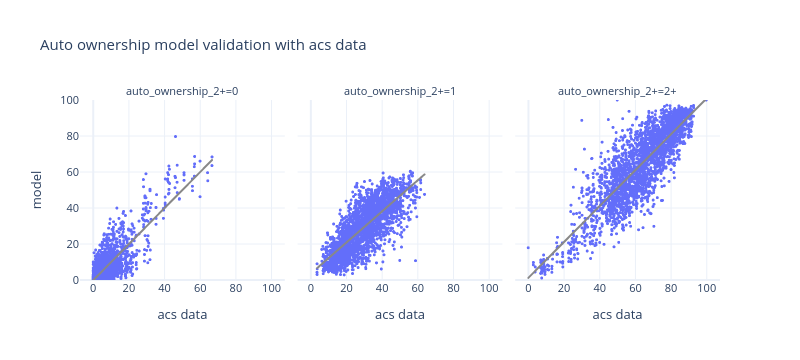

Notebook code cell kept with this figure:
### Markdown cell above
- scatterplot

### Code cell
df_plot = pd.pivot(bg_auto_ownership, index=['block_group_id','auto_ownership_2+'], columns='source', values='percentage').reset_index()



fig = px.scatter(df_plot, x="acs data", y="model", trendline="ols", trendline_color_override='rgb(136, 136, 136)',
                 template="plotly_white",
                 facet_col='auto_ownership_2+', height=400, width=1000,
                 title="Auto ownership model validation with acs data")
fig.update_xaxes(dtick=20)
fig.update_yaxes(dtick=20,range=[0, 100])
fig.update_traces(marker_size=3)
fig.update_layout(height=360, width=800, font=dict(size=11))
fig.show()

### Figure 1 — Plotly figure (JSON) as saved in the notebook; plotly's stock layout.template omitted (floating-point values rounded to 4 significant figures; data arrays with more than 128 entries replaced by an {"elided": "..."} marker saying what was removed)
{"data": [{"hovertemplate": "auto_ownership_2+=0<br>acs data=%{x}<br>model=%{y}<extra></extra>", "legendgroup": "", "marker": {"color": "#636efa", "size": 3, "symbol": "circle"}, "mode": "markers", "name": "", "showlegend": false, "type": "scattergl", "x": {"elided": "2641 float values"}, "xaxis": "x", "y": {"elided": "2641 float values"}, "yaxis": "y"}, {"hovertemplate": "<b>OLS trendline</b><br>model = 1.00097 * acs data + -0.132857<br>R<sup>2</sup>=0.696882<br><br>auto_ownership_2+=0<br>acs data=%{x}<br>model=%{y} <b>(trend)</b><extra></extra>", "legendgroup": "", "line": {"color": "rgb(136, 136, 136)"}, "marker": {"color": "#636efa", "size": 3, "symbol": "circle"}, "mode": "lines", "name": "", "showlegend": false, "type": "scattergl", "x": {"elided": "2474 float values"}, "xaxis": "x", "y": {"elided": "2474 float values"}, "yaxis": "y"}, {"hovertemplate": "auto_ownership_2+=1<br>acs data=%{x}<br>model=%{y}<extra></extra>", "legendgroup": "", "marker": {"color": "#636efa", "size": 3, "symbol": "circle"}, "mode": "markers", "name": "", "showlegend": false, "type": "scattergl", "x": {"elided": "2641 float values"}, "xaxis": "x2", "y": {"elided": "2641 float values"}, "yaxis": "y2"}, {"hovertemplate": "<b>OLS trendline</b><br>model = 0.862973 * acs data + 3.52111<br>R<sup>2</sup>=0.599468<br><br>auto_ownership_2+=1<br>acs data=%{x}<br>model=%{y} <b>(trend)</b><extra></extra>", "legendgroup": "", "line": {"color": "rgb(136, 136, 136)"}, "marker": {"color": "#636efa", "size": 3, "symbol": "circle"}, "mode": "lines", "name": "", "showlegend": false, "type": "scattergl", "x": {"elided": "2631 float values"}, "xaxis": "x2", "y": {"elided": "2631 float values"}, "yaxis": "y2"}, {"hovertemplate": "auto_ownership_2+=2+<br>acs data=%{x}<br>model=%{y}<extra></extra>", "legendgroup": "", "marker": {"color": "#636efa", "size": 3, "symbol": "circle"}, "mode": "markers", "name": "", "showlegend": false, "type": "scattergl", "x": {"elided": "2641 float values"}, "xaxis": "x3", "y": {"elided": "2641 float values"}, "yaxis": "y3"}, {"hovertemplate": "<b>OLS trendline</b><br>model = 0.995906 * acs data + 1.11027<br>R<sup>2</sup>=0.735545<br><br>auto_ownership_2+=2+<br>acs data=%{x}<br>model=%{y} <b>(trend)</b><extra></extra>", "legendgroup": "", "line": {"color": "rgb(136, 136, 136)"}, "marker": {"color": "#636efa", "size": 3, "symbol": "circle"}, "mode": "lines", "name": "", "showlegend": false, "type": "scattergl", "x": {"elided": "2632 float values"}, "xaxis": "x3", "y": {"elided": "2632 float values"}, "yaxis": "y3"}], "layout": {"annotations": [{"font": {}, "showarrow": false, "text": "auto_ownership_2+=0", "x": 0.16, "xanchor": "center", "xref": "paper", "y": 1.0, "yanchor": "bottom", "yref": "paper"}, {"font": {}, "showarrow": false, "text": "auto_ownership_2+=1", "x": 0.5, "xanchor": "center", "xref": "paper", "y": 1.0, "yanchor": "bottom", "yref": "paper"}, {"font": {}, "showarrow": false, "text": "auto_ownership_2+=2+", "x": 0.84, "xanchor": "center", "xref": "paper", "y": 1.0, "yanchor": "bottom", "yref": "paper"}], "font": {"size": 11}, "height": 360, "legend": {"tracegroupgap": 0}, "title": {"text": "Auto ownership model validation with acs data"}, "width": 800, "xaxis": {"anchor": "y", "domain": [0.0, 0.32], "dtick": 20, "title": {"text": "acs data"}}, "xaxis2": {"anchor": "y2", "domain": [0.34, 0.66], "dtick": 20, "matches": "x", "title": {"text": "acs data"}}, "xaxis3": {"anchor": "y3", "domain": [0.68, 1.0], "dtick": 20, "matches": "x", "title": {"text": "acs data"}}, "yaxis": {"anchor": "x", "domain": [0.0, 1.0], "dtick": 20, "range": [0, 100], "title": {"text": "model"}}, "yaxis2": {"anchor": "x2", "domain": [0.0, 1.0], "dtick": 20, "matches": "y", "range": [0, 100], "showticklabels": false}, "yaxis3": {"anchor": "x3", "domain": [0.0, 1.0], "dtick": 20, "matches": "y", "range": [0, 100], "showticklabels": false}}}
